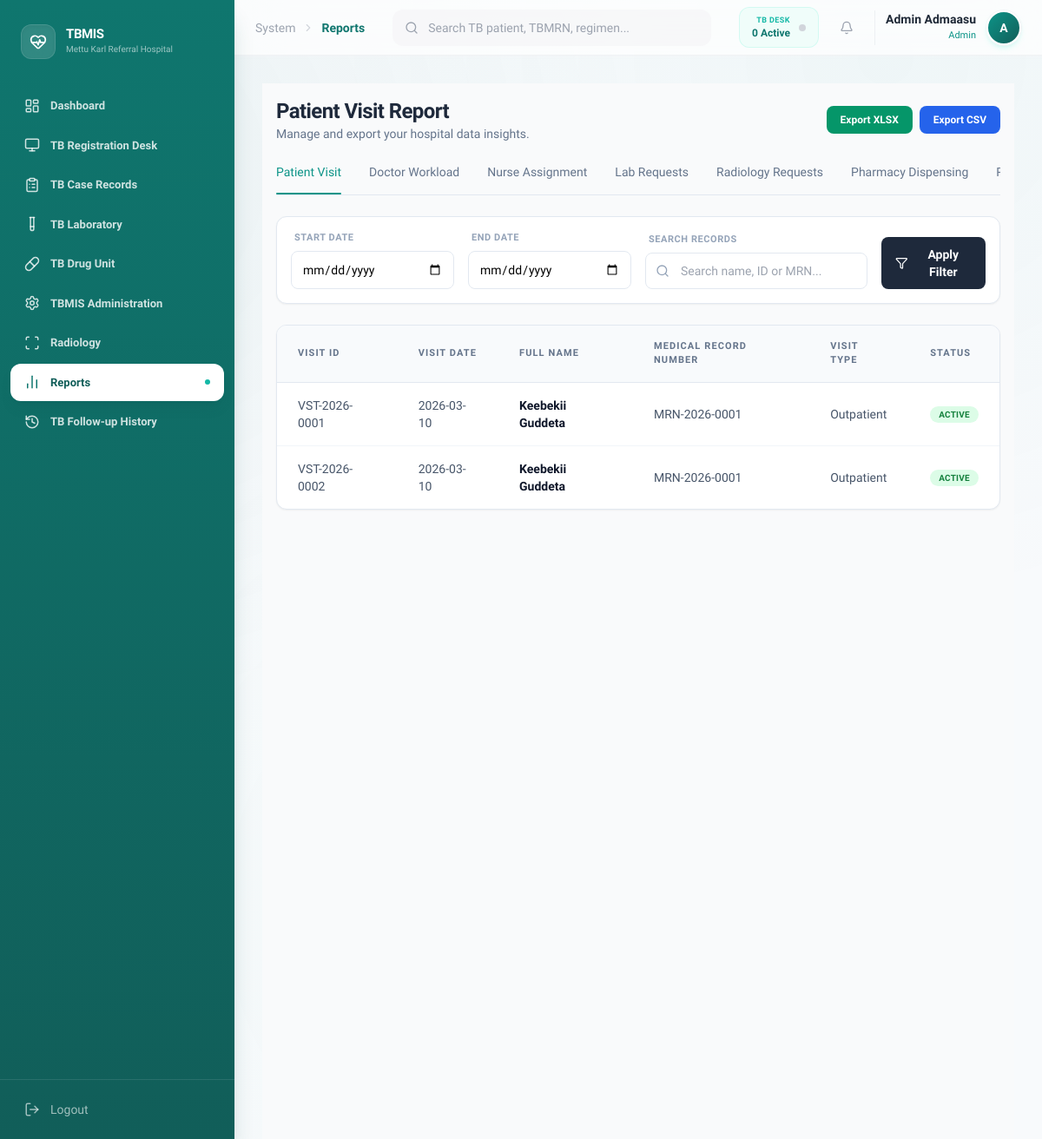
Screenshot of /index.php?page=reports (signed in) with the database file from the repository.
### tables this page shows
CREATE TABLE `medical_visits` (
  `visit_id` varchar(20) NOT NULL,
  `patient_id` varchar(20) DEFAULT NULL,
  `visit_date` date NOT NULL,
  `visit_type` enum('Outpatient','Emergency','Inpatient') NOT NULL,
  `clinical_notes` text DEFAULT NULL,
  `created_at` timestamp NOT NULL DEFAULT current_timestamp(),
  `triage_level` enum('Critical','Urgent','Non-Urgent') DEFAULT NULL,
  `status` enum('active','completed','cancelled') NOT NULL DEFAULT 'active',
  `triage_completed` tinyint(1) DEFAULT 0,
  `doctor_assigned` varchar(20) DEFAULT NULL,
  `doctor_completed` tinyint(1) DEFAULT 0,
  `assigned_doctor_id` varchar(20) DEFAULT NULL,
  `assigned_nurse_id` varchar(20) DEFAULT NULL
);

CREATE TABLE `patients` (
  `patient_id` varchar(20) NOT NULL,
  `medical_record_number` varchar(30) NOT NULL,
  `full_name` varchar(100) NOT NULL,
  `age` int(11) NOT NULL,
  `gender` varchar(10) NOT NULL,
  `address` varchar(255) DEFAULT NULL,
  `contact_details` varchar(100) DEFAULT NULL,
  `registered_date` date NOT NULL,
  `created_at` timestamp NOT NULL DEFAULT current_timestamp()
);

### modules/reports/index.php (the view, shortened to what this page needs)
<?php
$reportTypes = [
    'patient-visits' => 'Patient Visit Report',
    'doctor-workload' => 'Doctor Workload Report',
    'nurse-assignment' => 'Nurse Assignment Report',
    'lab-requests' => 'Lab Requests Report',
    'radiology-requests' => 'Radiology Requests Report',
    'pharmacy-dispensing' => 'Pharmacy Dispensing Report',
    'referral' => 'Referral Report',
    'discharge' => 'Discharge Summary Report',
    'staff-activity' => 'Staff Activity Report'
];
$type = isset($_GET['type']) && array_key_exists($_GET['type'], $reportTypes) ? $_GET['type'] : 'patient-visits';
$start = isset($_GET['start_date']) ? $_GET['start_date'] : '';
$end = isset($_GET['end_date']) ? $_GET['end_date'] : '';
$search = isset($_GET['q']) ? trim($_GET['q']) : '';
$limit = 10;
$page = isset($_GET['p']) ? max(1, (int) $_GET['p']) : 1;
$offset = ($page - 1) * $limit;
$rows = [];
switch ($type) {
    case 'patient-visits':
        $where = 'WHERE 1=1';
        $sql = "SELECT v.visit_id, v.visit_date, p.full_name, p.medical_record_number, v.visit_type, v.status FROM medical_visits v JOIN patients p ON v.patient_id = p.patient_id $where ORDER BY v.visit_date DESC LIMIT :limit OFFSET :offset";
        $stmt = $db->prepare($sql);
        $stmt->bindValue(':limit', (int) $limit, PDO::PARAM_INT);
        $stmt->bindValue(':offset', (int) $offset, PDO::PARAM_INT);
        $stmt->execute();
        $rows = $stmt->fetchAll(PDO::FETCH_ASSOC);
        break;
}
?>
<div class="space-y-6 bg-[#f9fafb] min-h-screen p-4">
    <div class="flex flex-col md:flex-row md:items-center justify-between gap-4">
        <div>
            <h1 class="text-2xl font-bold text-slate-800 tracking-tight"><?= htmlspecialchars($reportTypes[$type]) ?>
            </h1>
            <p class="text-sm text-slate-500">Manage and export your hospital data insights.</p>
        </div>
        <div class="flex items-center gap-3">
            <div class="flex gap-2">
    <a href="modules/reports/export.php?<?php echo http_build_query(array_merge($_GET, ['export' => 'xlsx'])); ?>"
                    class="px-4 py-2 bg-emerald-600 text-white rounded-lg text-xs font-black ">
                    Export XLSX
                </a>
                <a href="modules/reports/export.php?<?php echo http_build_query(array_merge($_GET, ['export' => 'csv'])); ?>"
                class="px-4 py-2 bg-blue-600 text-white rounded-lg text-xs font-black ">
                Export CSV
            </a>
            </div>
        </div>
    </div>
    <div class="border-b border-slate-200 overflow-x-auto no-scrollbar">
        <div class="flex gap-8 min-w-max">
            <?php foreach ($reportTypes as $key => $label):
                $isActive = ($type === $key);
                $cleanLabel = str_replace(' Report', '', $label);
                ?>
                <a href="?page=reports&type=<?= $key ?>"
                    class="pb-4 text-sm font-medium transition-all relative <?= $isActive ? 'text-primary-600' : 'text-slate-500 hover:text-slate-700' ?>">
                    <?= htmlspecialchars($cleanLabel) ?>
                    <?php if ($isActive): ?>
                        <div class="absolute bottom-0 left-0 w-full h-0.5 bg-primary-600 rounded-full"></div>
                    <?php endif; ?>
                </a>
            <?php endforeach; ?>
        </div>
    </div>
    <div class="bg-white p-4 rounded-xl border border-slate-200 shadow-sm">
        <form method="GET" class="grid grid-cols-1 md:grid-cols-12 gap-4 items-end">
            <div class="md:col-span-3">
                <label class="block text-[11px] uppercase tracking-wider font-bold text-slate-400 mb-1.5 ml-1">Start Date</label>
                <input type="date" name="start_date" value="<?= htmlspecialchars($start) ?>"
                    class="w-full px-3 py-2.5 rounded-lg border border-slate-200 text-sm focus:ring-2 focus:ring-primary-500/20 focus:border-primary-500 transition-all outline-none">
            </div>
            <div class="md:col-span-3">
                <label class="block text-[11px] uppercase tracking-wider font-bold text-slate-400 mb-1.5 ml-1">End Date</label>
                <input type="date" name="end_date" value="<?= htmlspecialchars($end) ?>"
                    class="w-full px-3 py-2.5 rounded-lg border border-slate-200 text-sm focus:ring-2 focus:ring-primary-500/20 focus:border-primary-500 transition-all outline-none">
            </div>
            <div class="md:col-span-4">
                <label class="block text-[11px] uppercase tracking-wider font-bold text-slate-400 mb-1.5 ml-1">Search Records</label>
                <div class="relative">
                    <i data-lucide="search" class="absolute left-3 top-1/2 -translate-y-1/2 w-4 h-4 text-slate-400"></i>
                    <input type="text" name="q" value="<?= htmlspecialchars($search) ?>" placeholder="Search name, ID or MRN..."
            class="w-full pl-10 pr-3 py-2.5 rounded-lg border border-slate-200 text-sm focus:ring-2 focus:ring-primary-500/20 focus:border-primary-500 transition-all outline-none">
    </div>
            </div>
            <div class="md:col-span-2">
                <button type="submit" class="w-full bg-slate-800 text-white px-4 py-2.5 rounded-lg text-sm font-semibold hover:bg-slate-900 transition-colors flex items-center justify-center gap-2">
                    <i data-lucide="filter" class="w-4 h-4"></i> Apply Filter
                </button>
            </div>
        </form>
    </div>
    <div class="bg-white rounded-xl border border-slate-200 shadow-sm overflow-hidden">
        <div class="overflow-x-auto">
            <table class="w-full text-left border-collapse">
                <thead>
                    <tr class="bg-slate-50 border-b border-slate-200">
                        <?php if (!empty($rows)): ?>
                            <?php foreach (array_keys($rows[0]) as $header): ?>
                                <th class="px-6 py-4 text-[11px] font-bold text-slate-500 uppercase tracking-widest">
                                    <?= str_replace(['_', 'id'], [' ', 'ID'], $header) ?>
                                </th>
                            <?php endforeach; ?>
                        <?php endif; ?>
                    </tr>
                </thead>
                <tbody class="divide-y divide-slate-100">
                    <?php if (empty($rows)): ?>
                        <tr>
                            <td colspan="10" class="px-6 py-12 text-center text-slate-400 text-sm">No records found for the selected
                                criteria.</td>
                        </tr>
                    <?php else: ?>
                        <?php foreach ($rows as $row): ?>
                            <tr class="hover:bg-slate-50 transition-colors group">
                                <?php foreach ($row as $key => $val): ?>
                                    <td class="px-6 py-4 text-sm text-slate-600">
                                        <?php if ($key === 'status'): ?>
                                            <span
                                                class="px-2.5 py-1 rounded-full text-[10px] font-bold uppercase tracking-wide <?= $val === 'active' ? 'bg-green-100 text-green-700' : 'bg-slate-100 text-slate-600' ?>">
                                                <?= htmlspecialchars($val) ?>
                                            </span>
                                        <?php elseif ($key === 'full_name' || $key === 'patient'): ?>
                                            <span class="font-semibold text-slate-900"><?= htmlspecialchars($val) ?></span>
                                        <?php else: ?>
                                            <?= htmlspecialchars($val) ?>
                                        <?php endif; ?>
                                    </td>
                                <?php endforeach; ?>
                    </tr>
                        <?php endforeach; ?>
                        <?php endif; ?>
                        </tbody>
                        </table>
        </div>
    </div>
</div>

### index.php (style rules this page uses)
body { font-family: 'Sora', sans-serif; background: #F8FAFC; }
body::before { content: ''; position: fixed; top: 0; left: 0; right: 0; bottom: 0; background: radial-gradient(circle at 10% 15%, rgba(15, 118, 110, 0.06), transparent 40%), radial-gradient(circle at 85% 5%, rgba(13, 148, 136, 0.04), transparent 40%), radial-gradient(circle at 50% 80%, rgba(16, 185, 129, 0.03), transparent 50%); pointer-events: none; z-index: 0; }
*, *::before, *::after { transition-property: color, background-color, border-color, box-shadow, transform, opacity; transition-timing-function: cubic-bezier(0.4, 0, 0.2, 1); }
.overflow-x-auto { overflow-x: auto; overflow-y: hidden; }

### modules/reports/index.php (style rules this page uses)
.no-scrollbar { -ms-overflow-style: none; scrollbar-width: none; }

### rows the page displays
medical_visits: visit_id "VST-2026-0001", visit_date "2026-03-10", patient.full_name "Keebekii Guddeta", patient.medical_record_number "MRN-2026-0001", visit_type "Outpatient", status "ACTIVE"
medical_visits: visit_id "VST-2026-0002", visit_date "2026-03-10", patient.full_name "Keebekii Guddeta", patient.medical_record_number "MRN-2026-0001", visit_type "Outpatient", status "ACTIVE"

### other values shown
$item['label'] "Dashboard"
$item['label'] "TB Registration Desk"
$item['label'] "TB Case Records"
$item['label'] "TB Laboratory"
$item['label'] "TB Drug Unit"
$item['label'] "TBMIS Administration"
$item['label'] "Radiology"
$item['label'] "Reports"
$item['label'] "TB Follow-up History"
str_replace('-', ' ', $page) "Reports"
$myLoad "0"
$_SESSION['full_name'] "Admin Admaasu"
$_SESSION['role'] "Admin"
substr($_SESSION['full_name'], 0, 1) "A"
$reportTypes[$type] "Patient Visit Report"
